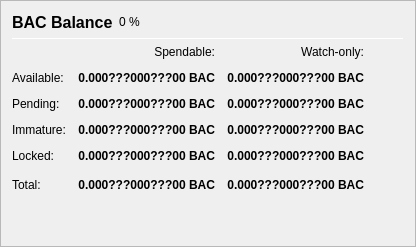
                   <widget class="QFrame" name="frame_Balances">
                    <property name="frameShape">
                     <enum>QFrame::StyledPanel</enum>
                    </property>
                    <property name="frameShadow">
                     <enum>QFrame::Raised</enum>
                    </property>
                    <layout class="QVBoxLayout" name="verticalLayout_4">
                     <item>
                      <layout class="QHBoxLayout" name="horizontalLayout_4">
                       <item>
                        <widget class="QLabel" name="label_5">
                         <property name="minimumSize">
                          <size>
                           <width>0</width>
                           <height>20</height>
                          </size>
                         </property>
                         <property name="font">
                          <font>
                           <pointsize>12</pointsize>
                           <weight>75</weight>
                           <bold>true</bold>
                          </font>
                         </property>
                         <property name="text">
                          <string>BAC Balance</string>
                         </property>
                        </widget>
                       </item>
                       <item>
                        <widget class="QLabel" name="labelBACPercent">
                         <property name="text">
                          <string notr="true">0 %</string>
                         </property>
                        </widget>
                       </item>
                       <item>
                        <spacer name="horizontalSpacer_3">
                         <property name="orientation">
                          <enum>Qt::Horizontal</enum>
                         </property>
                         <property name="sizeHint" stdset="0">
                          <size>
                           <width>40</width>
                           <height>20</height>
                          </size>
                         </property>
                        </spacer>
                       </item>
                      </layout>
                     </item>
                     <item>
                      <widget class="Line" name="line_Balance">
                       <property name="minimumSize">
                        <size>
                         <width>0</width>
                         <height>1</height>
                        </size>
                       </property>
                       <property name="maximumSize">
                        <size>
                         <width>16777215</width>
                         <height>1</height>
                        </size>
                       </property>
                       <property name="orientation">
                        <enum>Qt::Horizontal</enum>
                       </property>
                      </widget>
                     </item>
                     <item>
                      <layout class="QGridLayout" name="gridLayout">
                       <property name="spacing">
                        <number>12</number>
                       </property>
                       <item row="0" column="1">
                        <widget class="QLabel" name="labelSpendable">
                         <property name="text">
                          <string>Spendable:</string>
                         </property>
                         <property name="alignment">
                          <set>Qt::AlignRight|Qt::AlignTrailing|Qt::AlignVCenter</set>
                         </property>
                        </widget>
                       </item>
                       <item row="0" column="2">
                        <widget class="QLabel" name="labelWatchonly">
                         <property name="text">
                          <string>Watch-only:</string>
                         </property>
                         <property name="alignment">
                          <set>Qt::AlignRight|Qt::AlignTrailing|Qt::AlignVCenter</set>
                         </property>
                        </widget>
                       </item>
                       <item row="1" column="0">
                        <widget class="QLabel" name="labelBalanceText">
                         <property name="text">
                          <string>Available:</string>
                         </property>
                        </widget>
                       </item>
                       <item row="1" column="1">
                        <widget class="QLabel" name="labelBalance">
                         <property name="font">
                          <font>
                           <weight>75</weight>
                           <bold>true</bold>
                          </font>
                         </property>
                         <property name="cursor">
                          <cursorShape>IBeamCursor</cursorShape>
                         </property>
                         <property name="toolTip">
                          <string>Your current spendable balance</string>
                         </property>
                         <property name="text">
                          <string notr="true">0.000???000???00 BAC</string>
                         </property>
                         <property name="alignment">
                          <set>Qt::AlignRight|Qt::AlignTrailing|Qt::AlignVCenter</set>
                         </property>
                         <property name="textInteractionFlags">
                          <set>Qt::LinksAccessibleByMouse|Qt::TextSelectableByKeyboard|Qt::TextSelectableByMouse</set>
                         </property>
                        </widget>
                       </item>
                       <item row="1" column="2">
                        <widget class="QLabel" name="labelWatchAvailable">
                         <property name="font">
                          <font>
                           <weight>75</weight>
                           <bold>true</bold>
                          </font>
                         </property>
                         <property name="cursor">
                          <cursorShape>IBeamCursor</cursorShape>
                         </property>
                         <property name="toolTip">
                          <string>Your current balance in watch-only addresses</string>
                         </property>
                         <property name="text">
                          <string notr="true">0.000???000???00 BAC</string>
                         </property>
                         <property name="alignment">
                          <set>Qt::AlignRight|Qt::AlignTrailing|Qt::AlignVCenter</set>
                         </property>
                         <property name="textInteractionFlags">
                          <set>Qt::LinksAccessibleByMouse|Qt::TextSelectableByKeyboard|Qt::TextSelectableByMouse</set>
                         </property>
                        </widget>
                       </item>
                       <item row="2" column="0">
                        <widget class="QLabel" name="labelPendingText">
                         <property name="text">
                          <string>Pending:</string>
                         </property>
                        </widget>
                       </item>
                       <item row="2" column="1">
                        <widget class="QLabel" name="labelUnconfirmed">
                         <property name="font">
                          <font>
                           <weight>75</weight>
                           <bold>true</bold>
                          </font>
                         </property>
                         <property name="cursor">
                          <cursorShape>IBeamCursor</cursorShape>
                         </property>
                         <property name="toolTip">
                          <string>Total of transactions that have yet to be confirmed, and do not yet count toward the spendable balance</string>
                         </property>
                         <property name="text">
                          <string notr="true">0.000???000???00 BAC</string>
                         </property>
                         <property name="alignment">
                          <set>Qt::AlignRight|Qt::AlignTrailing|Qt::AlignVCenter</set>
                         </property>
                         <property name="textInteractionFlags">
                          <set>Qt::LinksAccessibleByMouse|Qt::TextSelectableByKeyboard|Qt::TextSelectableByMouse</set>
                         </property>
                        </widget>
                       </item>
                       <item row="2" column="2">
                        <widget class="QLabel" name="labelWatchPending">
                         <property name="font">
                          <font>
                           <weight>75</weight>
                           <bold>true</bold>
                          </font>
                         </property>
                         <property name="cursor">
                          <cursorShape>IBeamCursor</cursorShape>
                         </property>
                         <property name="toolTip">
                          <string>Unconfirmed transactions to watch-only addresses</string>
                         </property>
                         <property name="text">
                          <string notr="true">0.000???000???00 BAC</string>
                         </property>
                         <property name="alignment">
                          <set>Qt::AlignRight|Qt::AlignTrailing|Qt::AlignVCenter</set>
                         </property>
                         <property name="textInteractionFlags">
                          <set>Qt::LinksAccessibleByMouse|Qt::TextSelectableByKeyboard|Qt::TextSelectableByMouse</set>
                         </property>
                        </widget>
                       </item>
                       <item row="3" column="0">
                        <widget class="QLabel" name="labelImmatureText">
                         <property name="text">
                          <string>Immature:</string>
                         </property>
                        </widget>
                       </item>
                       <item row="3" column="1">
                        <widget class="QLabel" name="labelImmature">
                         <property name="font">
                          <font>
                           <weight>75</weight>
                           <bold>true</bold>
                          </font>
                         </property>
                         <property name="cursor">
                          <cursorShape>IBeamCursor</cursorShape>
                         </property>
                         <property name="toolTip">
                          <string>Staked or masternode rewards that has not yet matured</string>
                         </property>
                         <property name="text">
                          <string notr="true">0.000???000???00 BAC</string>
                         </property>
                         <property name="alignment">
                          <set>Qt::AlignRight|Qt::AlignTrailing|Qt::AlignVCenter</set>
                         </property>
                         <property name="textInteractionFlags">
                          <set>Qt::LinksAccessibleByMouse|Qt::TextSelectableByKeyboard|Qt::TextSelectableByMouse</set>
                         </property>
                        </widget>
                       </item>
                       <item row="3" column="2">
                        <widget class="QLabel" name="labelWatchImmature">
                         <property name="font">
                          <font>
                           <weight>75</weight>
                           <bold>true</bold>
                          </font>
                         </property>
                         <property name="cursor">
                          <cursorShape>IBeamCursor</cursorShape>
                         </property>
                         <property name="toolTip">
                          <string>Staked or masternode rewards in watch-only addresses that has not yet matured</string>
                         </property>
                         <property name="text">
                          <string notr="true">0.000???000???00 BAC</string>
                         </property>
                         <property name="alignment">
                          <set>Qt::AlignRight|Qt::AlignTrailing|Qt::AlignVCenter</set>
                         </property>
                         <property name="textInteractionFlags">
                          <set>Qt::LinksAccessibleByMouse|Qt::TextSelectableByKeyboard|Qt::TextSelectableByMouse</set>
                         </property>
                        </widget>
                       </item>
                       <item row="4" column="0">
                        <widget class="QLabel" name="labelLockedBalanceText">
                         <property name="toolTip">
                          <string>Locked BAC or Masternode collaterals. These are excluded from zBAC minting.</string>
                         </property>
                         <property name="text">
                          <string>Locked:</string>
                         </property>
                        </widget>
                       </item>
                       <item row="4" column="1">
                        <widget class="QLabel" name="labelLockedBalance">
                         <property name="font">
                          <font>
                           <weight>75</weight>
                           <bold>true</bold>
                          </font>
                         </property>
                         <property name="cursor">
                          <cursorShape>IBeamCursor</cursorShape>
                         </property>
                         <property name="toolTip">
                          <string>Locked BAC or Masternode collaterals. These are excluded from zBAC minting.</string>
                         </property>
                         <property name="text">
                          <string notr="true">0.000???000???00 BAC</string>
                         </property>
                         <property name="alignment">
                          <set>Qt::AlignRight|Qt::AlignTrailing|Qt::AlignVCenter</set>
                         </property>
                         <property name="textInteractionFlags">
                          <set>Qt::LinksAccessibleByMouse|Qt::TextSelectableByKeyboard|Qt::TextSelectableByMouse</set>
                         </property>
                        </widget>
                       </item>
                       <item row="4" column="2">
                        <widget class="QLabel" name="labelWatchLocked">
                         <property name="font">
                          <font>
                           <weight>75</weight>
                           <bold>true</bold>
                          </font>
                         </property>
                         <property name="cursor">
                          <cursorShape>IBeamCursor</cursorShape>
                         </property>
                         <property name="toolTip">
                          <string>Current locked balance in watch-only addresses</string>
                         </property>
                         <property name="text">
                          <string notr="true">0.000???000???00 BAC</string>
                         </property>
                         <property name="alignment">
                          <set>Qt::AlignRight|Qt::AlignTrailing|Qt::AlignVCenter</set>
                         </property>
                         <property name="textInteractionFlags">
                          <set>Qt::LinksAccessibleByMouse|Qt::TextSelectableByKeyboard|Qt::TextSelectableByMouse</set>
                         </property>
                        </widget>
                       </item>
                       <item row="5" column="0">
                        <widget class="QLabel" name="labelTotalText">
                         <property name="toolTip">
                          <string>Your current BAC balance, unconfirmed and immature transactions included</string>
                         </property>
                         <property name="text">
                          <string>Total:</string>
                         </property>
                        </widget>
                       </item>
                       <item row="5" column="1">
                        <widget class="QLabel" name="labelTotal">
                         <property name="font">
                          <font>
                           <weight>75</weight>
                           <bold>true</bold>
                          </font>
                         </property>
                         <property name="cursor">
                          <cursorShape>IBeamCursor</cursorShape>
                         </property>
                         <property name="toolTip">
                          <string>Your current BAC balance, unconfirmed and immature transactions included</string>
                         </property>
                         <property name="text">
                          <string notr="true">0.000???000???00 BAC</string>
                         </property>
                         <property name="alignment">
                          <set>Qt::AlignRight|Qt::AlignTrailing|Qt::AlignVCenter</set>
                         </property>
                         <property name="textInteractionFlags">
                          <set>Qt::LinksAccessibleByMouse|Qt::TextSelectableByKeyboard|Qt::TextSelectableByMouse</set>
                         </property>
                        </widget>
                       </item>
                       <item row="5" column="2">
                        <widget class="QLabel" name="labelWatchTotal">
                         <property name="font">
                          <font>
                           <weight>75</weight>
                           <bold>true</bold>
                          </font>
                         </property>
                         <property name="cursor">
                          <cursorShape>IBeamCursor</cursorShape>
                         </property>
                         <property name="toolTip">
                          <string>Current total balance in watch-only addresses</string>
                         </property>
                         <property name="text">
                          <string notr="true">0.000???000???00 BAC</string>
                         </property>
                         <property name="alignment">
                          <set>Qt::AlignRight|Qt::AlignTrailing|Qt::AlignVCenter</set>
                         </property>
                         <property name="textInteractionFlags">
                          <set>Qt::LinksAccessibleByMouse|Qt::TextSelectableByKeyboard|Qt::TextSelectableByMouse</set>
                         </property>
                        </widget>
                       </item>
                       <item row="5" column="3">
                        <spacer name="horizontalSpacer_9">
                         <property name="orientation">
                          <enum>Qt::Horizontal</enum>
                         </property>
                         <property name="sizeHint" stdset="0">
                          <size>
                           <width>40</width>
                           <height>20</height>
                          </size>
                         </property>
                        </spacer>
                       </item>
                      </layout>
                     </item>
                     <item>
                      <spacer name="verticalSpacer_3">
                       <property name="orientation">
                        <enum>Qt::Vertical</enum>
                       </property>
                       <property name="sizeHint" stdset="0">
                        <size>
                         <width>20</width>
                         <height>40</height>
                        </size>
                       </property>
                      </spacer>
                     </item>
                    </layout>
                   </widget>
